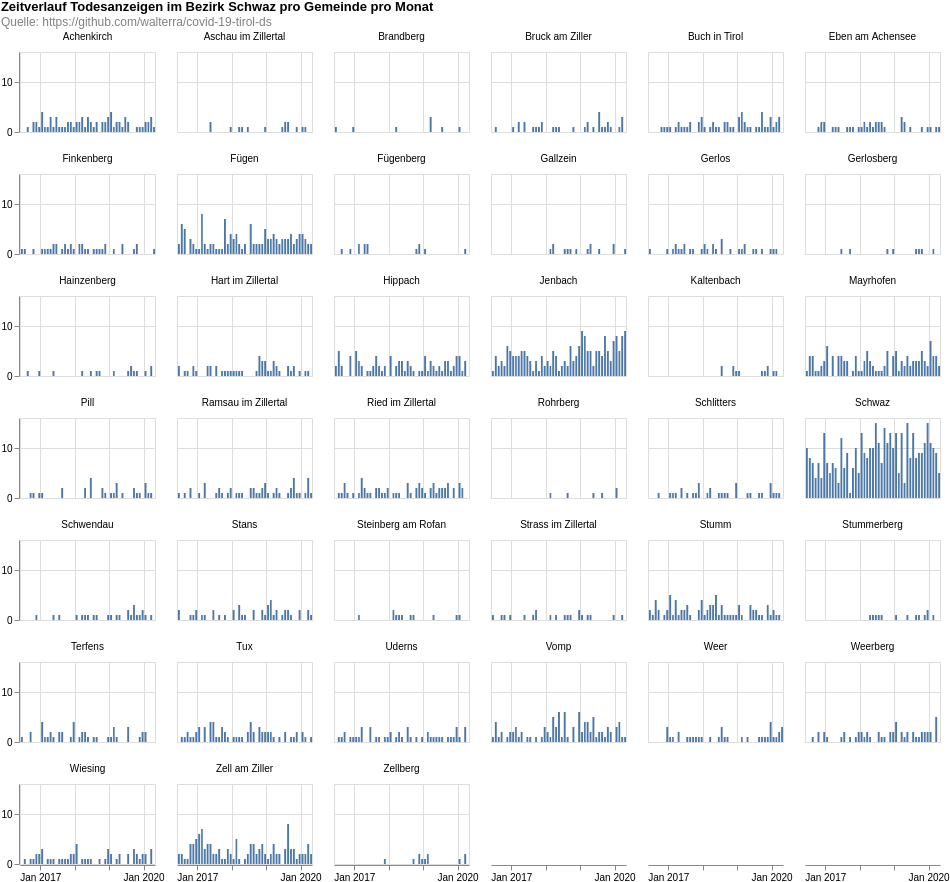

The Vega-Lite source for this figure:
### Vega-Lite specification from a JSON file in a GitHub repository (floating-point values rounded to 4 significant figures; data arrays with more than 128 entries replaced by an {"elided": "..."} marker saying what was removed)
{"$schema": "https://vega.github.io/schema/vega-lite/v4.8.1.json", "columns": 6, "config": {"view": {"continuousHeight": 300, "continuousWidth": 400}}, "data": {"name": "data-a9d249570bb39b1b75fbf076e3e12615"}, "datasets": {"data-a9d249570bb39b1b75fbf076e3e12615": {"elided": "2140 records"}}, "facet": {"field": "municipaly", "title": null, "type": "nominal"}, "padding": 0, "spec": {"layer": [{"encoding": {"tooltip": [{"field": "date", "timeUnit": "yearmonth", "type": "temporal"}, {"aggregate": "sum", "field": "count", "type": "quantitative"}], "x": {"field": "date", "timeUnit": "yearmonth", "title": null, "type": "temporal"}, "y": {"aggregate": "sum", "field": "count", "title": null, "type": "quantitative"}}, "height": 80, "mark": "bar", "width": 135}]}, "title": {"color": "black", "subtitle": ["Quelle: https://github.com/walterra/covid-19-tirol-ds"], "subtitleColor": "gray", "text": ["Zeitverlauf Todesanzeigen im Bezirk Schwaz pro Gemeinde pro Monat"]}}
